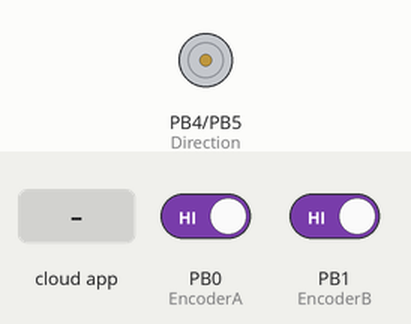
This program was run on a simulated STM32 Black Pill. Shown: direction and speed pins drawn as motors (green arrow = direction pin HIGH = forward, orange = LOW = backward, longer = more drive). Inputs (shaded band) come from the test bench; at power-on: PB0 (EncoderA) HIGH, PB1 (EncoderB) HIGH. The ROS host is connected and sends only what is stated.

Above: at 1.8 s.
1.9 s: the phone or cloud app sets Motor to 45
At 2.9 s:
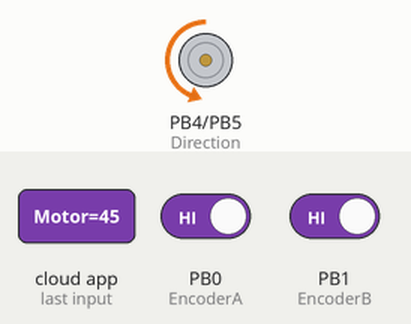
3.5 s: the phone or cloud app sets Motor to 90
At 4.5 s:
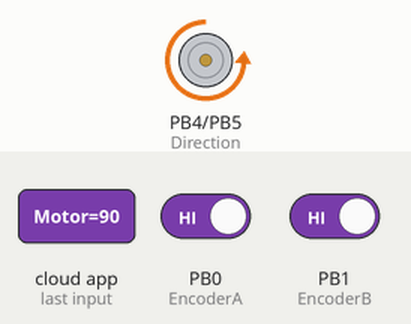
Timing chart, 0 to 6.5 s (numbered marks = the images above; inputs shaded):
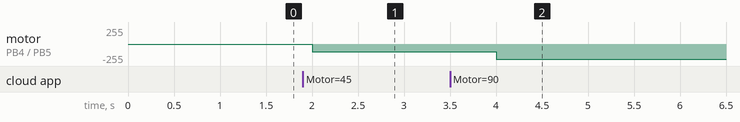

The program:

main.cpp
```cpp
#include <ros.h>
#include <std_msgs/Int64.h>

// Motor and Encoder pins
#define Direction PB4
#define PWM PB5
#define EncoderA PB0
#define EncoderB PB1

// Initializing the Node Handle
ros::NodeHandle nh;

// Class for motors with encoders for MD10C drivers
class integrated_encoder_and_motor
{

  private:

  // Motor and Encoder Pins
  uint8_t direction, pwm, encoderA, encoderB;

  // Pulses required to complete a rotation
  int pulsesPerRotation;

  void stop()
  {
    analogWrite(pwm, 0);
  }

  void rotateAntiClockwise(int speedPercentage)
  {
    digitalWrite(direction, LOW);
    analogWrite(pwm, 255 * speedPercentage / 100);
  }

  void rotateClockwise(int speedPercentage)
  {
    digitalWrite(direction, HIGH);
    analogWrite(pwm, 255 * speedPercentage / 100);
  }

  public:

  // Pulses of the encoder
  long pulseCount;

  // Constructor for this class
  integrated_encoder_and_motor(int direction, int pwm, int encoderA, int encoderB, int pulsesPerRotation)
  {
    this->direction = direction;
    this->pwm = pwm;
    this->encoderA = encoderA;
    this->encoderB = encoderB;
    this->pulsesPerRotation = pulsesPerRotation;
    this->pulseCount = 0;
  }

  // Function to rotate the motor
  void rotate(int speedPercentage)
  {
    if (speedPercentage > 0 && speedPercentage <= 100)
    {
      rotateAntiClockwise(speedPercentage);
    } else if (speedPercentage < 0 && speedPercentage >= -100)
    {
      rotateClockwise((-1) * speedPercentage);
    } else
    {
      analogWrite(pwm, 0);
    }
  }

  // Functions for changing the pulse count

  void changePulseCount0()
  {
    if (digitalRead(EncoderB) == LOW)
    {
      pulseCount++;
    } else
    {
      pulseCount--;
    }
  }

  void changePulseCount1()
  {
    if (digitalRead(EncoderA) == LOW)
    {
      pulseCount--;
    } else
    {
      pulseCount++;
    }
  }

};

// Definition of the motor and the encoder functions

integrated_encoder_and_motor Motor(Direction, PWM, EncoderA, EncoderB, 7605);

void changePulseCount_0()
{
  Motor.changePulseCount0();
}

void changePulseCount_1()
{
  Motor.changePulseCount1();
}

// Subscriber function
void receivePWM(const std_msgs::Int64 &msg)
{
  Motor.rotate(msg.data);
}

// Message to be published
std_msgs::Int64 msg;

// Subscriber and Publisher objects
ros::Subscriber<std_msgs::Int64> Subscriber_Motor("Motor", &receivePWM);
ros::Publisher Publisher_Motor("Encoder", &msg);

void setup() {

  // put your setup code here, to run once:

  // Pinmodes of the pins
  pinMode(Direction, OUTPUT);
  pinMode(PWM, OUTPUT);
  pinMode(EncoderA, INPUT_PULLUP);
  pinMode(EncoderB, INPUT_PULLUP);

  // Interrupts to be attached
  attachInterrupt(EncoderA, changePulseCount_0, RISING);
  attachInterrupt(EncoderB, changePulseCount_1, RISING);

  // Initializing the nodes and the subscriber object
  nh.initNode();
  nh.subscribe(Subscriber_Motor);
  nh.advertise(Publisher_Motor);

}

void loop() {

  // put your main code here, to run repeatedly:

  msg.data = Motor.pulseCount;
  Publisher_Motor.publish(&msg);

  nh.spinOnce();
  delay(1000);

}
```

Measured:
- after the input at 1.9 s, motor on PB4 (Direction) / PB5 (PWM): stopped → backward 114/255 after 0.10 s
- after the input at 3.5 s, motor on PB4 (Direction) / PB5 (PWM): backward 114/255 → backward 229/255 after 0.50 s
